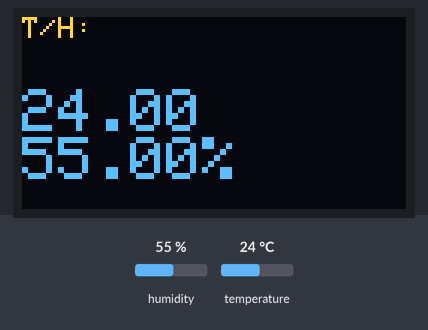
Recording of a sketch running on a simulated ESP32. On the bench: 128×64 one-colour display. The test bench sets the inputs (shaded band); at power-on: humidity 55 %, temperature 24 °C. The OLED is the two-colour kind (top 16 rows yellow); WiFi joins after 1.5 s; servers stay silent unless stated; network time is answered at once with the bench clock; the local clock reads 2024-03-15 10:24:30 at power-on unless the sketch sets it; what the sketch prints to the serial monitor is not drawn.

Above: at 5.6 s.
5.7 s: humidity set to 22 %
At 17.8 s:
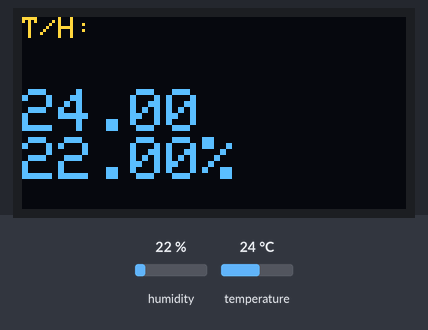
18.6 s: temperature set to 12 °C
At 30.4 s:
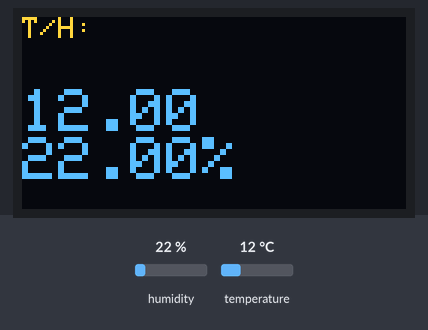
30.7 s: humidity set to 40 %
At 42.3 s:
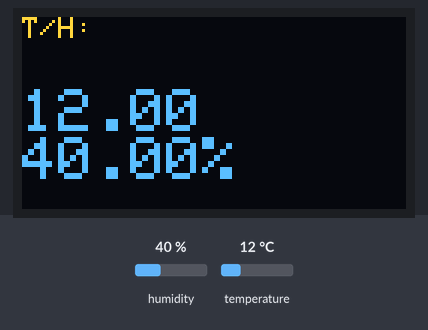
42.8 s: temperature set to 19 °C
At 53.9 s:
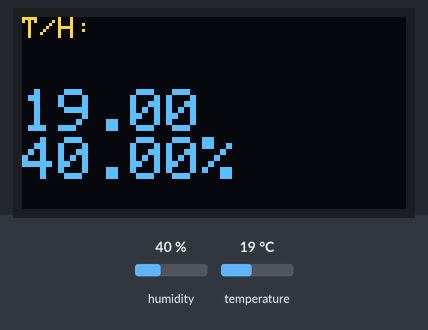
Timing chart, 0 to 55.4 s (numbered marks = the images above; inputs shaded):
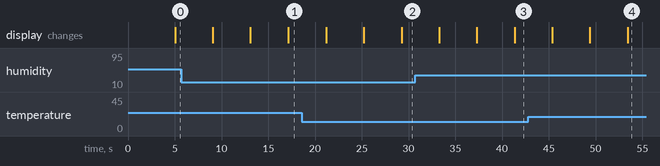

The sketch:

main.ino
```cpp
#include <WiFi.h>
#include <WiFiUdp.h>
#include <Adafruit_GFX.h>
#include <Adafruit_SSD1306.h>
#include <DHT.h>
#include <TimeLib.h>
#include <NTPClient.h>

#define SCREEN_WIDTH 128
#define SCREEN_HEIGHT 64

#define OLED_RESET    -1
#define DHT_PIN       4   // Pin connected to DHT11 (Can Be adjusted)
#define DHT_TYPE      DHT11

#define SDA_PIN 21  // SDA pin for OLED
#define SCL_PIN 22  // SCL pin for OLED

#define TIME_ZONE_OFFSET 0 * 3600 // Offset (Can be changed according to Your timezone ({UTC OFFSET} * 3600)

const char* ssid = "YOUR_SSID";
const char* password = "YOUR_WIFI_PASSWORD";

WiFiUDP ntpUDP;
NTPClient timeClient(ntpUDP, "pool.ntp.org", TIME_ZONE_OFFSET);

DHT dht(DHT_PIN, DHT_TYPE);
Adafruit_SSD1306 display(SCREEN_WIDTH, SCREEN_HEIGHT, &Wire, OLED_RESET);

unsigned long previousMillis = 0;
const long interval = 5000; // Interval to switch slides (5 seconds)

time_t getNtpTime() {
  timeClient.update();
  return timeClient.getEpochTime();
}

void setup() {
  Serial.begin(115200);

  if (!display.begin(SSD1306_SWITCHCAPVCC, 0x3C)) {
    Serial.println(F("SSD1306 allocation failed"));
    for (;;);
  }

  delay(200); // Pause for display initialization

  WiFi.begin(ssid, password);
  while (WiFi.status() != WL_CONNECTED) {
    delay(1000);
    Serial.println("Connecting to WiFi...");
  }

  Serial.println("Connected to WiFi");

  dht.begin();
  timeClient.begin();

  // Synchronize time
  setSyncProvider(getNtpTime);
}

void loop() {
  unsigned long currentMillis = millis();

  if (currentMillis - previousMillis >= interval) {
    previousMillis = currentMillis;

    display.clearDisplay();

    // Slide 1: Display DHT11 data
    float humidity = dht.readHumidity();
    float temperature = dht.readTemperature();

    if (isnan(humidity) || isnan(temperature)) {
      Serial.println("Failed to read from DHT sensor!");
      display.setTextSize(2);
      display.setTextColor(SSD1306_WHITE);
      display.setCursor(0, 0);
      display.println("DHT NOT CONNECTED");


    } else {
      Serial.print("T:");
      Serial.print(temperature);
      Serial.print(" °C, H:");
      Serial.print(humidity);
      Serial.println(" %");

      display.setTextSize(1);
      display.setTextColor(SSD1306_WHITE);
      display.setCursor(0, 0);
      display.println("T/H:");
      display.setTextSize(2);
      display.println("");
      display.println(temperature);
      display.print(humidity);
      display.print("%");
    }

    display.display();
    delay(4000); // Display DHT data for 4 seconds before switching

    display.clearDisplay();

    // Slide 2: Display time in 12-hour format from NTP server
    timeClient.update();
    String formattedTime = timeClient.getFormattedTime();
    int hour = timeClient.getHours();
    bool isPM = false;

    if (hour >= 12) {
      isPM = true;
      if (hour > 12) {
        hour -= 12;
      }
    }
    if (hour == 0) {
      hour = 12;
    }

    String am_pm = isPM ? "PM" : "AM";
    formattedTime = String(hour) + timeClient.getFormattedTime().substring(2);
    formattedTime += "" + am_pm;

    Serial.print("Time:");
    Serial.println(formattedTime);

    display.setTextSize(1);
    display.setTextColor(SSD1306_WHITE);
    display.setCursor(0, 0);
    display.println("Time:");
    display.setTextSize(2);
    display.println(" ");
    display.println(formattedTime);

    display.display();
    delay(4000); // Display time for 4 seconds before switching

    display.clearDisplay();

    //TimeLib Functions
    int dayf = day();
    int monthf = month();
    int yearf = year();

    // Valid Date check
    if (yearf > 1970) {
      String formattedDate = String(dayf) + "/" + String(monthf) + "/" + String(yearf);

      Serial.print("Date:");
      display.println(" ");
      Serial.println(formattedDate);
      display.setTextSize(1);
      display.setTextColor(SSD1306_WHITE);
      display.setCursor(0, 0);
      display.println("Date:");
      display.setTextSize(2);
      display.println(" ");
      display.println(formattedDate);

      display.display();
      delay(4000); // Display date for 4 seconds before switching
    } else {
      Serial.println("Waiting for valid date...");
      display.setTextSize(1);
      display.setTextColor(SSD1306_WHITE);
      display.setCursor(0, 0);
      display.println("Fetching Date...");
      display.display();
      delay(1000);
    }
  }
}
```
